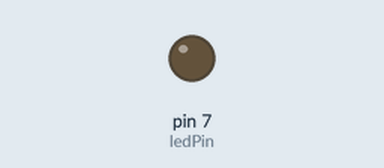
Simulated run of this sketch. Board: Arduino Uno, built with avr-gcc and run on an emulated ATmega328P. On the bench: output pins drawn as LEDs (lit = HIGH).

Above: at 0.59 s.
Timing chart, 0 to 40.0 s (numbered marks = the images above):
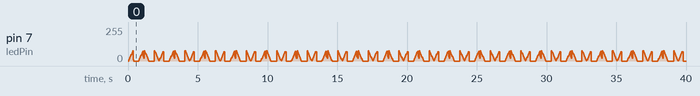

The sketch:

06_challenge_2.ino
```cpp
int ledPin = 7;
int period = 1000; // 기본값 1000us (1ms) / 10000us (10ms) / 100us (0.1ms)
int duty = 50;     // 기본 duty 50%

void setup() {
  pinMode(ledPin, OUTPUT);
}

// period 설정 함수
void set_period(int p) {
  if (p < 100) p = 100;
  if (p > 10000) p = 10000;
  period = p;
}

// duty 설정 함수
void set_duty(int d) {
  if (d < 0) d = 0;
  if (d > 100) d = 100;
  duty = d;
}

// PWM 출력 함수
void pwm_cycle() {
  int on_time = period * duty / 100;          // us
  int off_time = period - on_time;            // us

  if (on_time > 0) {
    digitalWrite(ledPin, HIGH);
    delayMicroseconds(on_time);
  }
  if (off_time > 0) {
    digitalWrite(ledPin, LOW);
    delayMicroseconds(off_time);
  }
}

void loop() {
  // 삼각파 패턴으로 duty 변화
  for (int d = 0; d <= 100; d++) {   // 0 → 100
    set_duty(d);
    for (int i = 0; i < 10; i++) {   // 약 10ms 동안 유지
      pwm_cycle();
    }
  }
  for (int d = 100; d >= 0; d--) {   // 100 → 0
    set_duty(d);
    for (int i = 0; i < 10; i++) {
      pwm_cycle();
    }
  }
}
```
